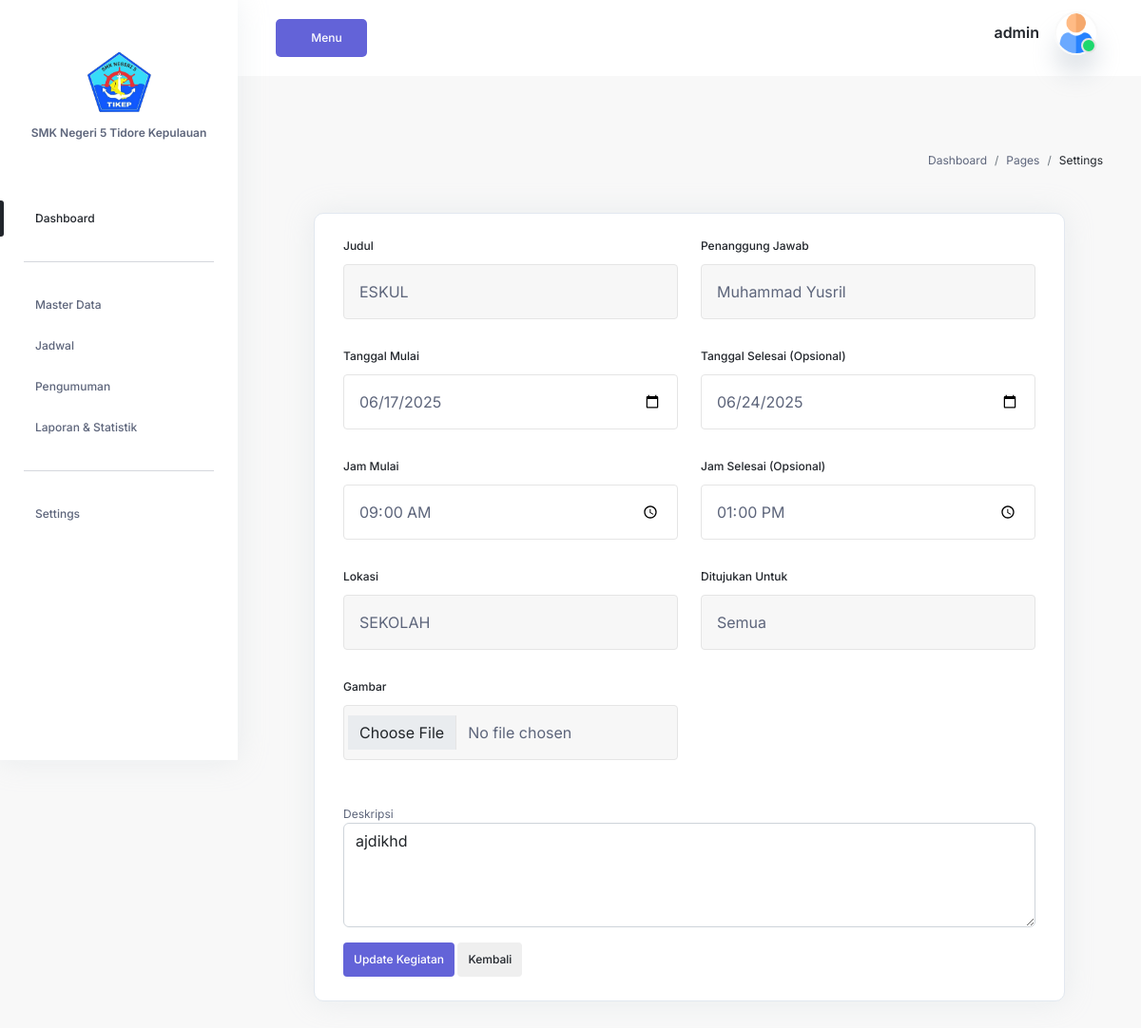
The app's page /login/admin/formJadwalKegiatan.php?edit=2 (signed in), older data.
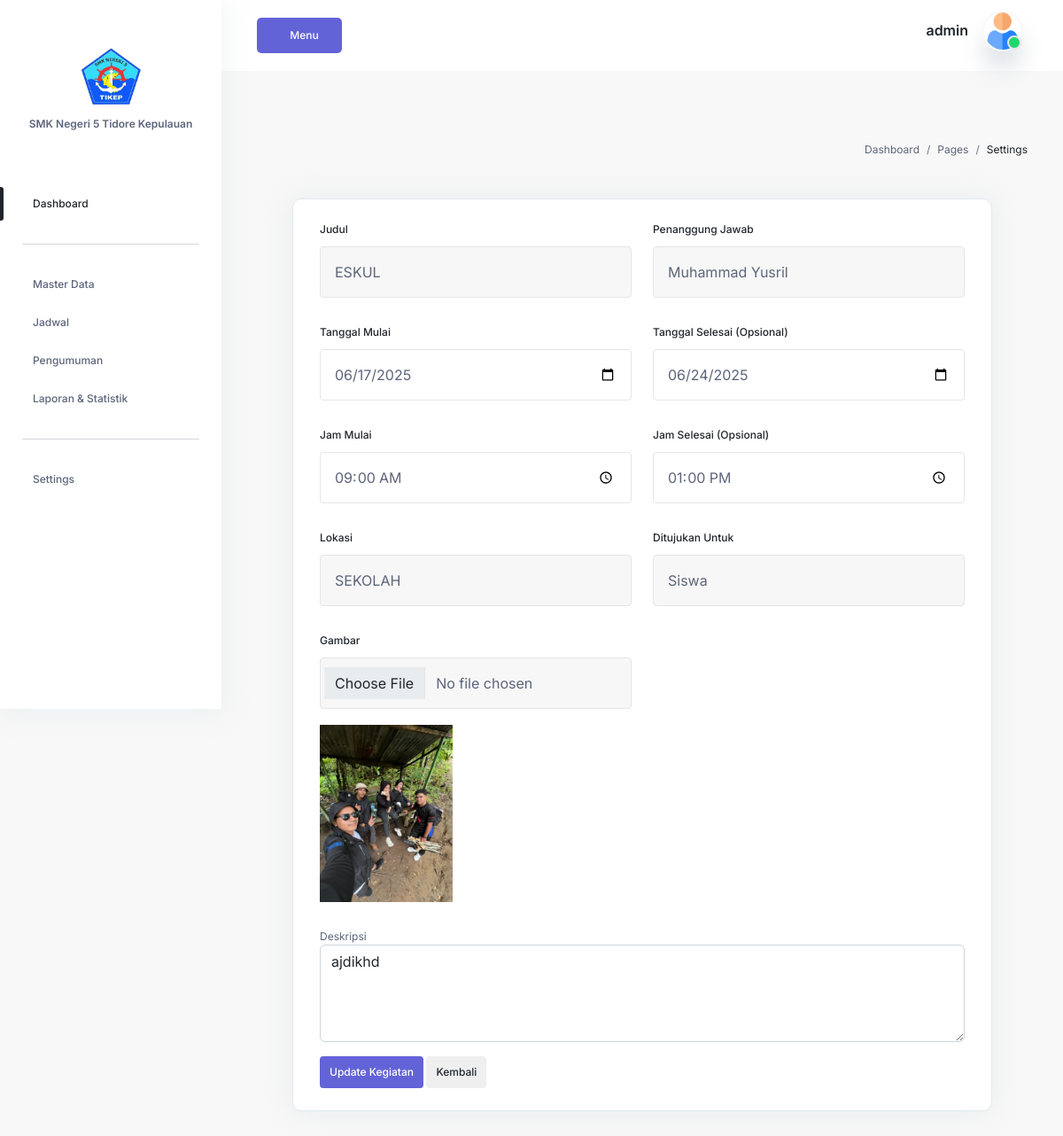
The same page, newer data.
### tables this page shows
CREATE TABLE `kegiatan` (
  `id` int(11) NOT NULL,
  `judul` varchar(150) NOT NULL,
  `deskripsi` text,
  `tanggal_mulai` date NOT NULL,
  `tanggal_selesai` date DEFAULT NULL,
  `jam_mulai` time DEFAULT NULL,
  `jam_selesai` time DEFAULT NULL,
  `lokasi` varchar(150) DEFAULT NULL,
  `penanggung_jawab_id` int(11) DEFAULT NULL,
  `ditujukan_untuk` enum('siswa','guru','semua') NOT NULL DEFAULT 'semua',
  `gambar` varchar(255) DEFAULT NULL,
  `created_at` timestamp NOT NULL DEFAULT CURRENT_TIMESTAMP,
  `updated_at` timestamp NULL DEFAULT NULL ON UPDATE CURRENT_TIMESTAMP
);

CREATE TABLE `guru` (
  `id` int(11) NOT NULL,
  `user_id` int(11) NOT NULL,
  `nip` varchar(50) NOT NULL,
  `jenis_kelamin` enum('L','P') DEFAULT NULL,
  `alamat` text,
  `no_telp` varchar(20) DEFAULT NULL,
  `created_at` timestamp NOT NULL DEFAULT CURRENT_TIMESTAMP,
  `updated_at` timestamp NULL DEFAULT NULL ON UPDATE CURRENT_TIMESTAMP
);

CREATE TABLE `users` (
  `id` int(11) NOT NULL,
  `nama` varchar(100) NOT NULL,
  `username` varchar(50) DEFAULT NULL,
  `password` varchar(255) NOT NULL,
  `email` varchar(100) NOT NULL,
  `role` enum('admin','guru','siswa') NOT NULL,
  `is_active` tinyint(1) NOT NULL DEFAULT '1',
  `login_attempts` tinyint(1) NOT NULL DEFAULT '1',
  `created_at` timestamp NOT NULL DEFAULT CURRENT_TIMESTAMP,
  `updated_at` timestamp NULL DEFAULT NULL ON UPDATE CURRENT_TIMESTAMP
);

### login/admin/formJadwalKegiatan.php (the view, shortened to what the changed rows need)
<?php
include "../config/koneksi.php";
$editData = null;
if (isset($_GET['edit'])) {
    $id = (int)$_GET['edit'];
    $edit_query = mysqli_prepare($conn, "SELECT * FROM kegiatan WHERE id = ?");
    mysqli_stmt_bind_param($edit_query, "i", $id);
    mysqli_stmt_execute($edit_query);
    $edit_result = mysqli_stmt_get_result($edit_query);
    $editData = mysqli_fetch_assoc($edit_result);
}
$guru_query = mysqli_query($conn, "SELECT g.id, u.nama
                                  FROM guru g
                                  JOIN users u ON g.user_id = u.id
                                  ORDER BY u.nama");
$guruOptions = [];
while ($guru = mysqli_fetch_assoc($guru_query)) {
    $guruOptions[] = $guru;
}
?>
<?php require_once 'template/header.php';?>
<section class="section">
    <div class="container-fluid">
<section class="section">
            <div class="container-fluid">
                <div class="row">
                    <div class="col-lg-12">
<div class="card-style settings-card-1 mb-30">
    <form method="POST" enctype="multipart/form-data">
        <div class="row">
            <div class="col-md-6">
                <div class="input-style-1">
                    <label>Judul</label>
                    <input type="text" name="judul" class="form-control" required
                           value="<?php echo htmlspecialchars($editData['judul'] ?? ''); ?>">
                </div>
            </div>
            <div class="col-md-6">
                <div class="input-style-1">
                    <label>Penanggung Jawab</label>
                    <select name="penanggung_jawab_id" class="form-control">
                        <?php foreach ($guruOptions as $guru): ?>
                        <option value="<?php echo $guru['id']; ?>"
                            <?php echo (isset($editData['penanggung_jawab_id']) && $editData['penanggung_jawab_id'] == $guru['id']) ? 'selected' : ''; ?>>
                            <?php echo htmlspecialchars($guru['nama']); ?>
                        </option>
                        <?php endforeach; ?>
                    </select>
                </div>
            </div>
            <div class="col-md-6">
                <div class="input-style-1">
                    <label>Tanggal Mulai</label>
                    <input type="date" name="tanggal_mulai" class="form-control" required
                           value="<?php echo htmlspecialchars($editData['tanggal_mulai'] ?? ''); ?>">
                </div>
            </div>
            <div class="col-md-6">
                <div class="input-style-1">
                    <label>Tanggal Selesai (Opsional)</label>
                    <input type="date" name="tanggal_selesai" class="form-control"
                           value="<?php echo htmlspecialchars($editData['tanggal_selesai'] ?? ''); ?>">
                </div>
            </div>
            <div class="col-md-6">
                <div class="input-style-1">
                    <label>Jam Mulai</label>
                    <input type="time" name="jam_mulai" class="form-control" required
                           value="<?php echo htmlspecialchars($editData['jam_mulai'] ?? ''); ?>">
                </div>
            </div>
            <div class="col-md-6">
                <div class="input-style-1">
                    <label>Jam Selesai (Opsional)</label>
                    <input type="time" name="jam_selesai" class="form-control"
                           value="<?php echo htmlspecialchars($editData['jam_selesai'] ?? ''); ?>">
                </div>
            </div>
            <div class="col-md-6">
                <div class="input-style-1">
                    <label>Lokasi</label>
                    <input type="text" name="lokasi" class="form-control" required
                           value="<?php echo htmlspecialchars($editData['lokasi'] ?? ''); ?>">
                </div>
            </div>
            <div class="col-md-6">
                <div class="input-style-1">
                    <label>Ditujukan Untuk</label>
                    <select name="ditujukan_untuk" class="form-control" required>
                        <option value="semua" <?php echo (isset($editData['ditujukan_untuk']) && $editData['ditujukan_untuk'] == 'semua') ? 'selected' : ''; ?>>Semua</option>
                        <option value="siswa" <?php echo (isset($editData['ditujukan_untuk']) && $editData['ditujukan_untuk'] == 'siswa') ? 'selected' : ''; ?>>Siswa</option>
                    </select>
                </div>
            </div>
            <div class="col-md-6">
                <div class="input-style-1">
                    <label>Gambar</label>
                    <input type="file" name="gambar" class="form-control" accept="image/*" onchange="previewImage(event)">
                    <?php if (!empty($editData['gambar'])): ?>
                    <br>
                    <img id="preview" src="<?php echo htmlspecialchars($editData['gambar']); ?>" style="max-height: 200px;">
                    <?php else: ?>
                    <br><img id="preview" style="max-height: 200px; display:none;">
                    <?php endif; ?>
                </div>
            </div>
            <div class="col-md-12">
                <label>Deskripsi</label>
                <textarea name="deskripsi" rows="4" class="form-control" required><?php echo htmlspecialchars($editData['deskripsi'] ?? ''); ?></textarea>
            </div>
        </div>
    </form>
</div>
                </div>
                </div>
            </div>
        </section>
    </div>
</section>
<?php require_once 'template/footer.php';?>

Row changes from the older to the newer data that the page shows:
changed kegiatan "ESKUL": ditujukan_untuk "Semua" → "Siswa"; gambar: picture added
